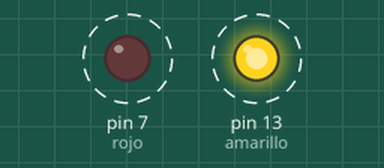
This sketch was run on a simulated Arduino Uno, built with avr-gcc and run on an emulated ATmega328P. Parts: output pins drawn as LEDs (lit = HIGH). Dashed ring = blinking.

Above: at 0.2 s.
Timing chart, 0 to 3.0 s (numbered marks = the images above):
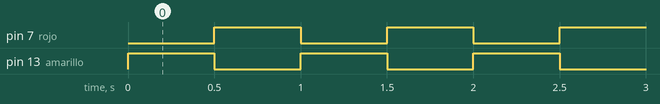

Measured:
- by itself, pin 7 (rojo), pin 13 (amarillo): alternates HIGH for 0.50 s and LOW for 0.50 s

The sketch:

11._Arduino_1_C.ino
```cpp
// My Arduino Simulator Link
// https://www.tinkercad.com/things/kxW4XRHNWPu-11-arduino-platzi

int amarillo = 13;
int rojo = 7;

int milisegundos = 500;

void setup() {
  pinMode(amarillo, OUTPUT);
  pinMode(rojo, OUTPUT);
}

void loop() {
  digitalWrite(amarillo, HIGH);
  digitalWrite(rojo, LOW);
  delay(milisegundos);
  digitalWrite(amarillo, LOW);
  digitalWrite(rojo, HIGH);
  delay(milisegundos);
}
```
